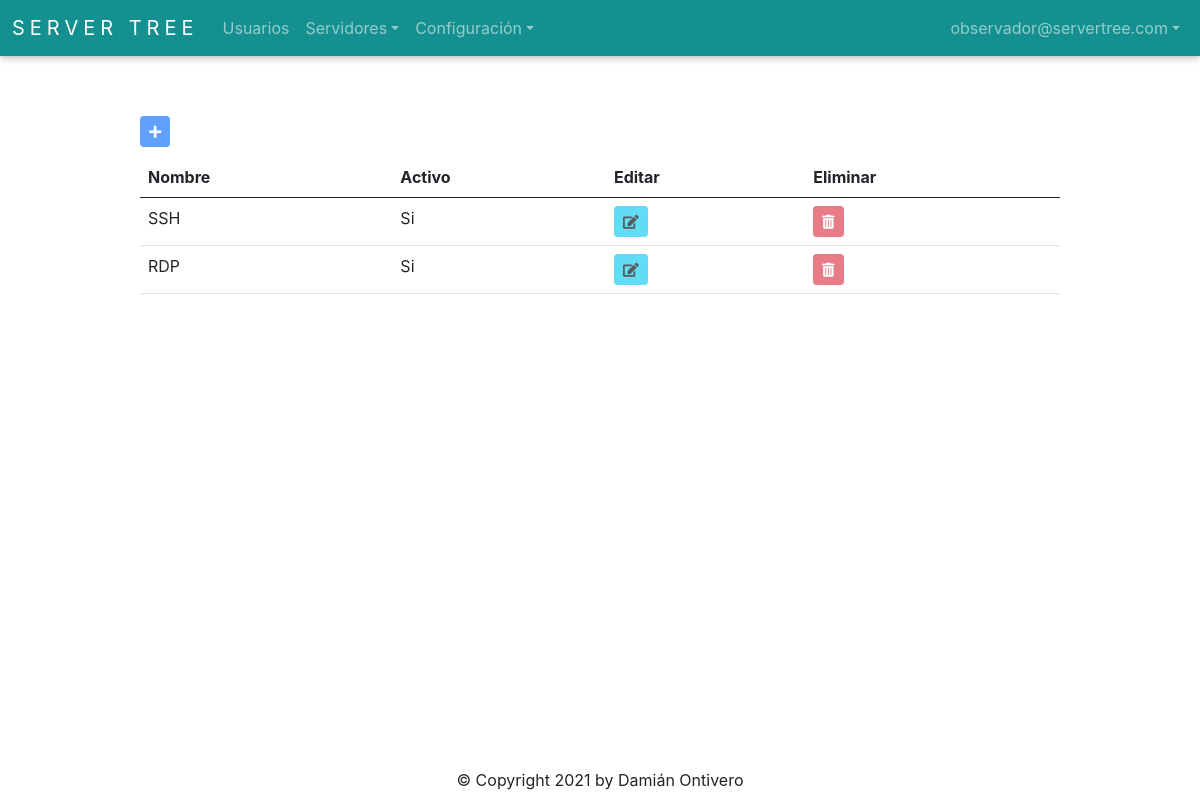
Page /connection_type/get_connection_type_all (signed in) on the committed database.
### app/auth/models.py (models this page shows, shortened)
class User(db.Model, UserMixin):
    __tablename__ = 'Users'
    id = db.Column(db.Integer, autoincrement=True, primary_key=True)
    firstname = db.Column(db.String(128), nullable=False)
    lastname = db.Column(db.String(128), nullable=False)
    email = db.Column(db.String(256), unique=True, nullable=False)
    password = db.Column(db.String(256), nullable=False)
    role_id = db.Column(db.Integer, db.ForeignKey('Roles.id'), nullable=False)
    is_active = db.Column(db.Boolean)
    @staticmethod
    def get_by_id(id):
        return User.query.get(id)

### app/connection_type/models.py (models this page shows, shortened)
class ConnectionType(db.Model):
    __tablename__ = 'ConnectionType'
    id = db.Column(db.Integer, autoincrement=True, primary_key=True, nullable=False)
    name = db.Column(db.String(50), nullable=False)
    is_active = db.Column(db.Boolean)
    @staticmethod
    def get_all():
        return ConnectionType.query.all()

### app/connection_type/routes.py (the view)
@connection_type_bp.route('/get_connection_type_all', methods=['GET'])
@login_required
def get_connection_type_all():
    data = ConnectionType.get_all()
    environments = Environment.get_all()
    connection_type_form = ConnectionTypeForm()
    user_form = UserForm()
    return render_template('connection-type.html', data=data, environments=environments, connection_type_form=connection_type_form, user_form=user_form)

### app/auth/models.py (called while the page is built)
    @staticmethod
    def get_all():
        return Role.query.all()

### app/auth/routes.py (called while the page is built)
@login_manager.user_loader
def load_user(user_id):
    return User.get_by_id(int(user_id))

### app/environments/models.py (called while the page is built)
    @staticmethod
    def get_all():
        return Environment.query.all()

### app/connection_type/templates/connection-type.html (shortened to what this page needs)
{% extends 'base.html' %}
{% import 'bootstrap/wtf.html' as wtf %}
{% block content %}
<div class="buttons">
  {% if current_user.role_id == 1 %}
    <button type="button" id="addConnectionTypeButton" class="btn btn-primary btn-sm" data-bs-toggle="modal" data-bs-target="#connectionTypeModal"><i class="fas fa-plus"></i></button>
  {% else %}
    <button disabled type="button" id="addConnectionTypeButton" class="btn btn-primary btn-sm" data-bs-toggle="modal" data-bs-target="#connectionTypeModal"><i class="fas fa-plus"></i></button>
  {% endif %}
</div>
<table class="table table-hover">
  <thead>
    <tr>
      <th>Nombre</th>
      <th>Activo</th>
      <th>Editar</th>
      <th>Eliminar</th>
    </tr>
  </thead>
  <tbody>
    {% for connection_type in data %}
      <tr>
        <td>{{ connection_type.name }}</td>
        <td>
          {% if connection_type.is_active == 0 %}
            No
          {% elif connection_type.is_active == 1  %}
            Si
          {% endif %}
        </td>
        {% if current_user.role_id == 1 %}
          <td>
            <button type="button" class="btn btn-info btn-sm" id="editConnectionTypeButton" data-id={{ connection_type.id }} data-bs-toggle="modal" data-bs-target="#connectionTypeModal"><i class="fas fa-edit"></i></button>
          </td>
          <td>
            <button type="button" class="btn btn-danger btn-sm" id="deleteConnectionTypeButton" data-id={{ connection_type.id }} data-bs-toggle="modal" data-bs-target="#deleteConnectionTypeModal"><i class="fas fa-trash-alt"></i></button>
          </td>
        {% else %}
          <td>
            <button disabled type="button" class="btn btn-info btn-sm" id="editConnectionTypeButton" data-id={{ connection_type.id }} data-bs-toggle="modal" data-bs-target="#connectionTypeModal"><i class="fas fa-edit"></i></button>
          </td>
          <td>
            <button disabled type="button" class="btn btn-danger btn-sm" id="deleteConnectionTypeButton" data-id={{ connection_type.id }} data-bs-toggle="modal" data-bs-target="#deleteConnectionTypeModal"><i class="fas fa-trash-alt"></i></button>
          </td>
        {% endif %}
      </tr>
    {% endfor %}
  </tbody>
</table>
{% endblock %}

### app/templates/base.html (shortened to what this page needs)
<!doctype html>
<html>
<head>
  <link rel="stylesheet" href="{{ url_for('static', filename='style.css') }}">
  <link rel="stylesheet" href="https://cdn.jsdelivr.net/npm/bootstrap@5.0.0/dist/css/bootstrap.min.css">
  <link rel="stylesheet" href="https://use.fontawesome.com/releases/v5.6.3/css/all.css">
</head>
<body>
  <nav class="navbar navbar-expand-lg navbar-dark">
      <div class="container-fluid">
        <a class="navbar-brand" href="{{ url_for('index.index') }}">Server Tree</a>
        <div class="collapse navbar-collapse" id="navbarSupportedContent">
          <ul class="navbar-nav me-auto mb-2 mb-lg-0">
              <li class="nav-item">
                <a class="nav-link" href="{{ url_for('auth.get_user_all') }}">Usuarios</a>
              </li>
              <li class="nav-item dropdown">
                  <a class="nav-link dropdown-toggle" href="#" id="navbarDropdown" role="button" data-bs-toggle="dropdown" aria-expanded="false">Servidores</a>
              </li>
              <li class="nav-item dropdown">
                  <a class="nav-link dropdown-toggle" href="#" id="navbarDropdown" role="button" data-bs-toggle="dropdown" aria-expanded="false">Configuración</a>
              </li>
          </ul>
          <ul class="navbar-nav">
            <li class="nav-item dropdown">
              <a class="nav-link dropdown-toggle" href="#" id="navbarDropdown" role="button" data-bs-toggle="dropdown" aria-expanded="false">{{ current_user.email }}</a>
            </li>
          </ul>
        </div>
      </div>
  </nav>
  <div class="container-base">
    {% block content %}{% endblock %}
  </div>
  <div class="footer">
    &copy; Copyright 2021 by Damián Ontivero
  </div>
</body>
</html>

### app/static/style.css (style rules this page uses)
* { text-decoration: none; font-family: -apple-system, BlinkMacSystemFont, 'Segoe UI', Roboto, Oxygen, Ubuntu, Cantarell, 'Open Sans', 'Helvetica Neue', sans-serif; }
html, body { margin: 0; padding: 0; width: 100%; height: 100%; position: relative; }
.navbar { background-color: #159090; box-shadow: 0 0 0.2rem rgb(0 0 0 / 10%), 0 0.2rem 0.4rem rgb(0 0 0 / 20%); }
.navbar-brand { text-transform: uppercase; letter-spacing: 5px; font-size: large; }
.footer { width: 100%; text-align: center; position: absolute; bottom: 1%; }
.container-base { width: 80%; position: relative; padding: 20px; left: 10%; top: 5%; overflow-x: auto; }
.container-base .buttons { margin-bottom: 10px; }

### rows in the picture
User: email "observador@servertree.com"
ConnectionType: name "SSH", is_active "Si"
ConnectionType: name "RDP", is_active "Si"
